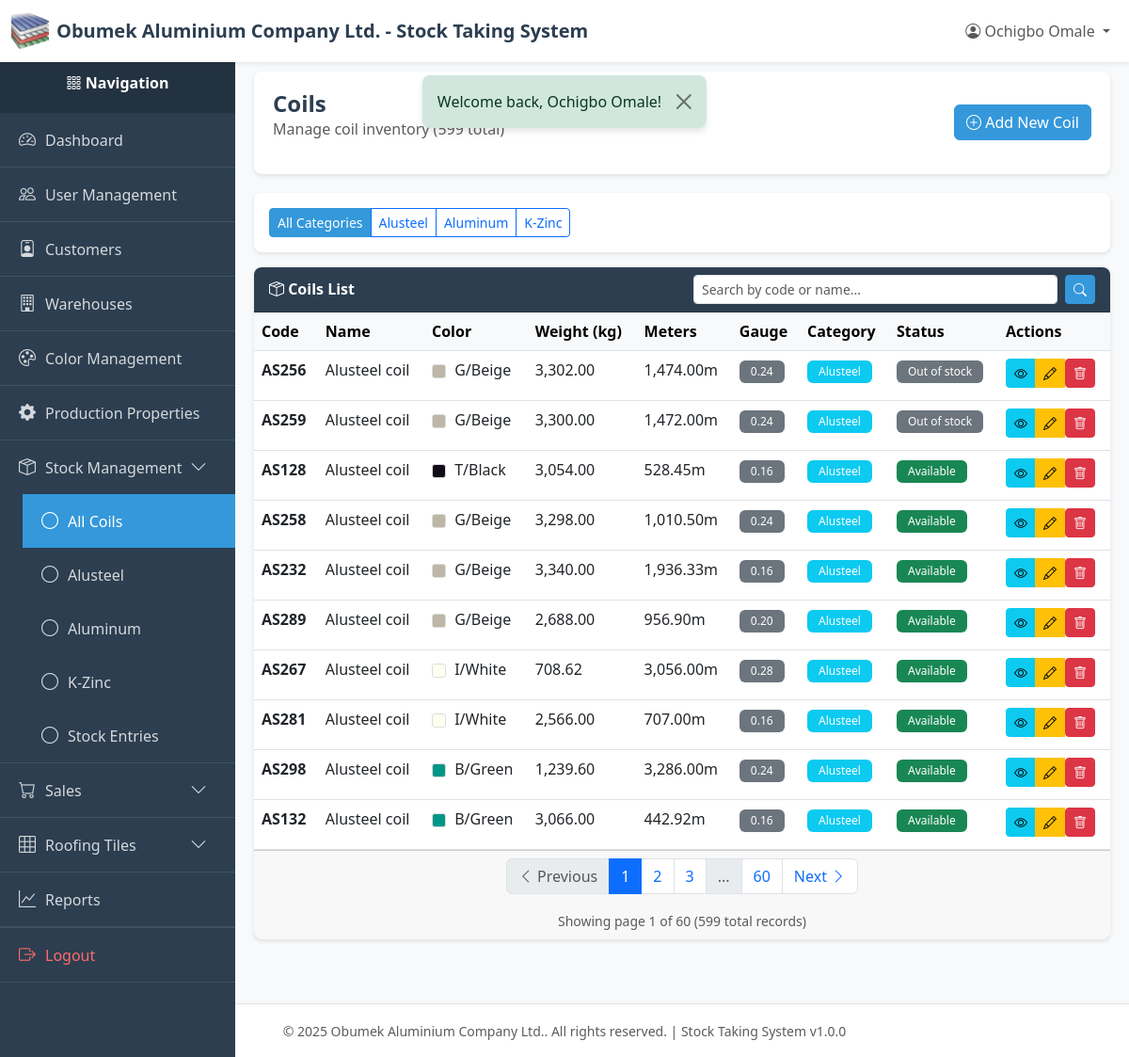
Screenshot of /index.php?page=coils (signed in) with the database file from the repository.
### tables this page shows
CREATE TABLE `coils` (
  `id` int(11) NOT NULL,
  `code` varchar(100) NOT NULL,
  `name` varchar(255) NOT NULL,
  `color` varchar(50) NOT NULL,
  `color_id` int(11) DEFAULT NULL,
  `net_weight` decimal(10,2) NOT NULL,
  `meters` decimal(10,2) DEFAULT NULL COMMENT 'Approximate meters per coil (informational only)',
  `gauge` varchar(50) DEFAULT NULL COMMENT 'Material gauge/thickness (e.g., 0.45mm, 0.50mm)',
  `category` varchar(50) NOT NULL,
  `status` varchar(50) NOT NULL DEFAULT 'available',
  `created_by` int(11) NOT NULL,
  `created_at` timestamp NOT NULL DEFAULT current_timestamp(),
  `updated_at` timestamp NULL DEFAULT NULL ON UPDATE current_timestamp(),
  `deleted_at` timestamp NULL DEFAULT NULL
);

CREATE TABLE `colors` (
  `id` int(11) NOT NULL,
  `code` varchar(50) NOT NULL COMMENT 'Short code like IBeige, PGreen',
  `name` varchar(100) NOT NULL COMMENT 'Display name like I/Beige, P/Green',
  `hex_code` varchar(7) DEFAULT NULL COMMENT 'Optional hex color code for UI display',
  `is_active` tinyint(1) DEFAULT 1,
  `created_by` int(11) NOT NULL,
  `created_at` timestamp NOT NULL DEFAULT current_timestamp(),
  `updated_at` timestamp NULL DEFAULT NULL ON UPDATE current_timestamp(),
  `deleted_at` timestamp NULL DEFAULT NULL
);

### index.php (called while the page is built, shortened)
<?php
require_once __DIR__ . '/utils/auth_middleware.php';
require_once __DIR__ . '/controllers/routes.php';

### config/db.php (called while the page is built, shortened)
<?php
class Database {
    private static $instance = null;
    private $connection;
    private $host = 'localhost';
    private $db_name = 'obumuvcg_stockdb';
    private $username = 'root';
    private $password = '';
    private $charset = 'utf8mb4';
    private function __construct() {
        try {
            $dsn = "mysql:host={$this->host};dbname={$this->db_name};charset={$this->charset}";
            $options = [
                PDO::ATTR_ERRMODE            => PDO::ERRMODE_EXCEPTION,
                PDO::ATTR_DEFAULT_FETCH_MODE => PDO::FETCH_ASSOC,
                PDO::ATTR_EMULATE_PREPARES   => false,
            ];
            $this->connection = new PDO($dsn, $this->username, $this->password, $options);
        } catch (PDOException $e) {
            error_log("Database Connection Error: " . $e->getMessage());
            die("Database connection failed. Please contact the administrator.");
        }
    }
    public static function getInstance() {
        if (self::$instance === null) {
            self::$instance = new self();
        }
        return self::$instance;
    }
    public function getConnection() {
        return $this->connection;
    }
}

### models/coil.php (called while the page is built, shortened)
<?php
require_once __DIR__ . '/../config/db.php';
class Coil
{
    private $db;
    private $table = 'coils';
    public function __construct()
    {
        $this->db = Database::getInstance()->getConnection();
    }
    public function getAll($category = null, $limit = RECORDS_PER_PAGE, $offset = 0)
    {
        try {
            $sql = "SELECT c.*, u.name as created_by_name, col.name as color_name, col.code as color_code, col.hex_code as color_hex
                    FROM {$this->table} c
                    LEFT JOIN users u ON c.created_by = u.id
                    LEFT JOIN colors col ON c.color_id = col.id
                    WHERE c.deleted_at IS NULL";
            $sql .= ' ORDER BY c.created_at DESC LIMIT :limit OFFSET :offset';
            $stmt = $this->db->prepare($sql);
            $stmt->bindValue(':limit', $limit, PDO::PARAM_INT);
            $stmt->bindValue(':offset', $offset, PDO::PARAM_INT);
            $stmt->execute();
            return $stmt->fetchAll();
        } catch (PDOException $e) {
            error_log('Coil fetch error: ' . $e->getMessage());
            return [];
        }
    }
    public function count($category = null)
    {
        try {
            $sql = "SELECT COUNT(*) as total FROM {$this->table} WHERE deleted_at IS NULL";
            $stmt = $this->db->prepare($sql);
            $stmt->execute();
            $result = $stmt->fetch();
            return $result['total'] ?? 0;
        } catch (PDOException $e) {
            error_log('Coil count error: ' . $e->getMessage());
            return 0;
        }
    }
}

### utils/auth_middleware.php (called while the page is built, shortened)
<?php
function hasPermission($module, $action = ACTION_VIEW) {
    if (isset($_SESSION['user_role']) && $_SESSION['user_role'] === ROLE_SUPER_ADMIN) {
        return true;
    }
    $permissions = $_SESSION['permissions'];
    return in_array($action, $permissions[$module]);
}

### utils/helpers.php (called while the page is built, shortened)
<?php
function getStatusBadgeClass($status)
{
    $classes = [
        STOCK_STATUS_AVAILABLE => 'bg-success',
        STOCK_STATUS_FACTORY_USE => 'bg-warning',
        STOCK_STATUS_SOLD => 'bg-danger',
        STOCK_STATUS_OUT_OF_STOCK => 'bg-secondary',
        SALE_STATUS_PENDING => 'bg-warning',
        SALE_STATUS_COMPLETED => 'bg-success',
        SALE_STATUS_CANCELLED => 'bg-danger',
    ];
    return $classes[$status] ?? 'bg-secondary';
}

### views/stock/coils/index.php (the view, shortened to what this page needs)
<?php
require_once __DIR__ . '/../../../config/db.php';
require_once __DIR__ . '/../../../models/coil.php';
require_once __DIR__ . '/../../../utils/helpers.php';
$category = isset($_GET['category']) ? $_GET['category'] : null;
$currentPage = isset($_GET['page_num']) ? (int)$_GET['page_num'] : 1;
$searchQuery = isset($_GET['search']) ? trim($_GET['search']) : '';
$coilModel = new Coil();
if ($searchQuery !== '') {
    $coils = $coilModel->search($searchQuery, $category, RECORDS_PER_PAGE, ($currentPage - 1) * RECORDS_PER_PAGE);
    $allSearchResults = $coilModel->search($searchQuery, $category, 10000, 0);
    $totalCoils = count($allSearchResults);
} else {
    $coils = $coilModel->getAll($category, RECORDS_PER_PAGE, ($currentPage - 1) * RECORDS_PER_PAGE);
    $totalCoils = $coilModel->count($category);
}
require_once __DIR__ . '/../../../layout/header.php';
require_once __DIR__ . '/../../../layout/sidebar.php';
?>
<div class="content-wrapper">
    <div class="page-header">
        <div class="d-flex justify-content-between align-items-center">
            <div>
                <h1 class="page-title">
                    <?php echo $category ? STOCK_CATEGORIES[$category] . ' ' : ''; ?>Coils
                </h1>
                <p class="text-muted">
                    Manage coil inventory
                    <?php if ($searchQuery !== ''): ?>
                        <span class="badge bg-info">Search: "<?php echo htmlspecialchars($searchQuery); ?>"</span>
                        (<?php echo $totalCoils; ?> results)
                    <?php else: ?>
                        (<?php echo $totalCoils; ?> total)
                    <?php endif; ?>
                </p>
            </div>
            <?php if (hasPermission(MODULE_STOCK_MANAGEMENT, ACTION_CREATE)): ?>
            <a href="/new-stock-system/index.php?page=coils_create" class="btn btn-primary">
                <i class="bi bi-plus-circle"></i> Add New Coil
            </a>
            <?php endif; ?>
        </div>
    </div>
    <div class="card mb-3">
        <div class="card-body">
            <div class="btn-group" role="group">
                <a href="/new-stock-system/index.php?page=coils<?php echo $searchQuery !== '' ? '&search=' . urlencode($searchQuery) : ''; ?>"
                   class="btn btn-sm <?php echo !$category ? 'btn-primary' : 'btn-outline-primary'; ?>">
                    All Categories
                </a>
                <?php foreach (STOCK_CATEGORIES as $catKey => $catName): ?>
                <a href="/new-stock-system/index.php?page=coils&category=<?php echo $catKey; ?><?php echo $searchQuery !== '' ? '&search=' . urlencode($searchQuery) : ''; ?>"
                   class="btn btn-sm <?php echo $category === $catKey ? 'btn-primary' : 'btn-outline-primary'; ?>">
                    <?php echo $catName; ?>
                </a>
                <?php endforeach; ?>
            </div>
        </div>
    </div>
    <div class="card">
        <div class="card-header">
            <div class="row align-items-center">
                <div class="col-md-6">
                    <i class="bi bi-box-seam"></i> Coils List
                </div>
                <div class="col-md-6">
                    <form method="GET" action="/new-stock-system/index.php" class="d-flex">
                        <input type="text"
                               name="search"
                               class="form-control form-control-sm me-2"
                               placeholder="Search by code or name..."
                               value="<?php echo htmlspecialchars($searchQuery); ?>"
                               autocomplete="off">
                        <button type="submit" class="btn btn-sm btn-primary" title="Search">
                            <i class="bi bi-search"></i>
                        </button>
                    </form>
                </div>
            </div>
        </div>
        <div class="card-body p-0">
            <?php if (empty($coils)): ?>
            <div class="alert alert-info m-3">
                <i class="bi bi-info-circle"></i>
                <?php if ($searchQuery !== ''): ?>
                    No coils found matching "<?php echo htmlspecialchars($searchQuery); ?>".
                <?php else: ?>
                    No coils found.
                <?php endif; ?>
            </div>
            <?php else: ?>
            <div class="table-responsive">
                <table class="table table-hover mb-0">
                    <thead class="table-light">
                        <tr>
                            <th>Code</th>
                            <th>Name</th>
                            <th>Color</th>
                            <th>Weight (kg)</th>
                            <th>Meters</th>
                            <th>Gauge</th>
                            <th>Category</th>
                            <th>Status</th>
                            <th>Actions</th>
                        </tr>
                    </thead>
                    <tbody>
                        <?php foreach ($coils as $coil): ?>
                        <tr>
                            <td><strong><?php echo htmlspecialchars($coil['code']); ?></strong></td>
                            <td><?php echo htmlspecialchars($coil['name']); ?></td>
                            <td>
                                <?php if (!empty($coil['color_name'])): ?>
                                    <span style="display: inline-block; width: 15px; height: 15px; background-color: <?php echo htmlspecialchars($coil['color_hex'] ?? '#cccccc'); ?>; border: 1px solid #ddd; border-radius: 3px; margin-right: 5px; vertical-align: middle;"></span>
                                    <?php echo htmlspecialchars($coil['color_name']); ?>
                                <?php else: ?>
                                    <span class="text-muted">N/A</span>
                                <?php endif; ?>
                            </td>
                            <td><?php echo number_format($coil['net_weight'], 2); ?></td>
                            <td>
                                <?php if (!empty($coil['meters']) && $coil['meters'] > 0): ?>
                                    <?php echo number_format($coil['meters'], 2); ?>m
                                <?php else: ?>
                                    <span class="text-muted">-</span>
                                <?php endif; ?>
                            </td>
                            <td>
                                <?php if (!empty($coil['gauge'])): ?>
                                    <span class="badge bg-secondary"><?php echo htmlspecialchars($coil['gauge']); ?></span>
                                <?php else: ?>
                                    <span class="text-muted">-</span>
                                <?php endif; ?>
                            </td>
                            <td>
                                <span class="badge bg-info">
                                    <?php echo STOCK_CATEGORIES[$coil['category']] ?? $coil['category']; ?>
                                </span>
                            </td>
                            <td>
                                <?php
                                $status = $coil['status'] ?? 'available';
                                $statusText = STOCK_STATUSES[$status] ?? ucfirst(str_replace('_', ' ', $status));
                                ?>
                                <span class="badge <?php echo getStatusBadgeClass($status); ?>">
                                    <?php echo $statusText; ?>
                                </span>
                            </td>
                            <td>
                                <div class="btn-group btn-group-sm" role="group">
                                    <?php if (hasPermission(MODULE_STOCK_MANAGEMENT, ACTION_VIEW)): ?>
                                    <a href="/new-stock-system/index.php?page=coils_view&id=<?php echo $coil['id']; ?>"
                                       class="btn btn-info btn-sm"
                                       title="View Details">
                                        <i class="bi bi-eye"></i>
                                    </a>
                                    <?php endif; ?>
                                    <?php if (hasPermission(MODULE_STOCK_MANAGEMENT, ACTION_EDIT)): ?>
                                    <a href="/new-stock-system/index.php?page=coils_edit&id=<?php echo $coil['id']; ?>"
                                       class="btn btn-warning btn-sm"
                                       title="Edit">
                                        <i class="bi bi-pencil"></i>
                                    </a>
                                    <?php endif; ?>
                                    <?php if (hasPermission(MODULE_STOCK_MANAGEMENT, ACTION_DELETE)): ?>
                                    <form method="POST"
                                          action="/new-stock-system/controllers/coils/delete/index.php"
                                          style="display: inline-block;"
                                          onsubmit="return confirm('Are you sure you want to delete this coil?');">
                                        <button type="submit" class="btn btn-danger btn-sm" title="Delete">
                                            <i class="bi bi-trash"></i>
                                        </button>
                                    </form>
                                    <?php endif; ?>
                                </div>
                            </td>
                        </tr>
                        <?php endforeach; ?>
                    </tbody>
                </table>
            </div>
            <?php endif; ?>
        </div>
        <?php if (!empty($coils) && $totalCoils > RECORDS_PER_PAGE): ?>
        <div class="card-footer">
            <?php
            include __DIR__ . '/../../../layout/pagination.php';
            ?>
        </div>
        <?php endif; ?>
    </div>
</div>
<?php require_once __DIR__ . '/../../../layout/footer.php'; ?>

### assets/css/responsive.css (style rules this page uses)
.table-responsive { overflow-x: auto; }
.btn-group.btn-group-sm a.btn, .btn-group.btn-group-sm button.btn { margin-bottom: 5px; }

### layout/header.php (style rules this page uses)
:root { --primary-color: #2c3e50; --secondary-color: #3498db; --success-color: #27ae60; --danger-color: #e74c3c; --warning-color: #f39c12; --sidebar-width: 250px; }
body { font-family: 'Segoe UI', Tahoma, Geneva, Verdana, sans-serif; background-color: #f8f9fa; }
.content-wrapper { flex: 1; padding: 20px; margin-left: var(--sidebar-width); transition: margin-left 0.3s; }
.page-header { background: white; padding: 20px; border-radius: 8px; box-shadow: 0 2px 4px rgba(0,0,0,0.1); margin-bottom: 20px; }
.page-title { margin: 0; color: var(--primary-color); font-size: 24px; font-weight: 600; }
.card { border: none; box-shadow: 0 2px 4px rgba(0,0,0,0.1); border-radius: 8px; }
.card-header { background-color: var(--primary-color); color: white; font-weight: 600; border-radius: 8px 8px 0 0 !important; }
.btn-primary { background-color: var(--secondary-color); border-color: var(--secondary-color); }
.table { background: white; }
.badge { padding: 6px 12px; font-weight: 500; }

### rows the page displays
coils: code "AS256", name "Alusteel coil", color.name "G/Beige", net_weight "3,302.00", meters "1,474.00", gauge "0.24", category "Alusteel", status "Out of stock"
coils: code "AS259", name "Alusteel coil", color.name "G/Beige", net_weight "3,300.00", meters "1,472.00", gauge "0.24", category "Alusteel", status "Out of stock"
coils: code "AS128", name "Alusteel coil", color.name "T/Black", net_weight "3,054.00", meters "528.45", gauge "0.16", category "Alusteel", status "Available"
coils: code "AS258", name "Alusteel coil", color.name "G/Beige", net_weight "3,298.00", meters "1,010.50", gauge "0.24", category "Alusteel", status "Available"
coils: code "AS232", name "Alusteel coil", color.name "G/Beige", net_weight "3,340.00", meters "1,936.33", gauge "0.16", category "Alusteel", status "Available"
coils: code "AS289", name "Alusteel coil", color.name "G/Beige", net_weight "2,688.00", meters "956.90", gauge "0.20", category "Alusteel", status "Available"
coils: code "AS267", name "Alusteel coil", color.name "I/White", net_weight "708.62", meters "3,056.00", gauge "0.28", category "Alusteel", status "Available"
coils: code "AS281", name "Alusteel coil", color.name "I/White", net_weight "2,566.00", meters "707.00", gauge "0.16", category "Alusteel", status "Available"
coils: code "AS298", name "Alusteel coil", color.name "B/Green", net_weight "1,239.60", meters "3,286.00", gauge "0.24", category "Alusteel", status "Available"
coils: code "AS132", name "Alusteel coil", color.name "B/Green", net_weight "3,066.00", meters "442.92", gauge "0.16", category "Alusteel", status "Available"

### other values shown
COMPANY_NAME "Obumek Aluminium Company Ltd."
APP_NAME "Stock Taking System"
$currentUser['name'] "Ochigbo Omale"
$flash['message'] "Welcome back, Ochigbo Omale!"
$totalCoils "599"
$catName "Alusteel"
$catName "Aluminum"
$catName "K-Zinc"
$totalPages "60"
$currentPage "1"
$paginationData['total'] "599"
APP_VERSION "1.0.0"
